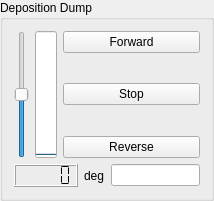
        <widget class="QGroupBox" name="groupBox_10">
         <property name="geometry">
          <rect>
           <x>691</x>
           <y>338</y>
           <width>214</width>
           <height>201</height>
          </rect>
         </property>
         <property name="sizePolicy">
          <sizepolicy hsizetype="Preferred" vsizetype="Preferred">
           <horstretch>1</horstretch>
           <verstretch>1</verstretch>
          </sizepolicy>
         </property>
         <property name="focusPolicy">
          <enum>Qt::NoFocus</enum>
         </property>
         <property name="title">
          <string>Deposition Dump</string>
         </property>
         <layout class="QVBoxLayout" name="verticalLayout_18">
          <item>
           <layout class="QHBoxLayout" name="horizontalLayout_18">
            <item>
             <widget class="QSlider" name="slider_DepositionDump">
              <property name="focusPolicy">
               <enum>Qt::NoFocus</enum>
              </property>
              <property name="minimum">
               <number>-100</number>
              </property>
              <property name="maximum">
               <number>100</number>
              </property>
              <property name="value">
               <number>0</number>
              </property>
              <property name="orientation">
               <enum>Qt::Vertical</enum>
              </property>
             </widget>
            </item>
            <item>
             <widget class="QProgressBar" name="progressBar_DepositionDump">
              <property name="focusPolicy">
               <enum>Qt::NoFocus</enum>
              </property>
              <property name="layoutDirection">
               <enum>Qt::LeftToRight</enum>
              </property>
              <property name="maximum">
               <number>90</number>
              </property>
              <property name="value">
               <number>0</number>
              </property>
              <property name="textVisible">
               <bool>true</bool>
              </property>
              <property name="orientation">
               <enum>Qt::Vertical</enum>
              </property>
              <property name="textDirection">
               <enum>QProgressBar::TopToBottom</enum>
              </property>
             </widget>
            </item>
            <item>
             <layout class="QVBoxLayout" name="verticalLayout_37">
              <item>
               <widget class="QPushButton" name="pushButton_DepositionDumpDump">
                <property name="focusPolicy">
                 <enum>Qt::NoFocus</enum>
                </property>
                <property name="text">
                 <string>Forward</string>
                </property>
               </widget>
              </item>
              <item>
               <spacer name="verticalSpacer_4">
                <property name="orientation">
                 <enum>Qt::Vertical</enum>
                </property>
                <property name="sizeHint" stdset="0">
                 <size>
                  <width>20</width>
                  <height>40</height>
                 </size>
                </property>
               </spacer>
              </item>
              <item>
               <widget class="QPushButton" name="pushButton_DepositionDumpStop">
                <property name="focusPolicy">
                 <enum>Qt::NoFocus</enum>
                </property>
                <property name="text">
                 <string>Stop</string>
                </property>
               </widget>
              </item>
              <item>
               <spacer name="verticalSpacer_9">
                <property name="focusPolicy">
                 <enum>Qt::NoFocus</enum>
                </property>
                <property name="orientation">
                 <enum>Qt::Vertical</enum>
                </property>
                <property name="sizeHint" stdset="0">
                 <size>
                  <width>20</width>
                  <height>40</height>
                 </size>
                </property>
               </spacer>
              </item>
              <item>
               <widget class="QPushButton" name="pushButton_DepositionDumpStore">
                <property name="focusPolicy">
                 <enum>Qt::NoFocus</enum>
                </property>
                <property name="text">
                 <string>Reverse</string>
                </property>
               </widget>
              </item>
             </layout>
            </item>
           </layout>
          </item>
          <item>
           <layout class="QHBoxLayout" name="horizontalLayout_19">
            <item>
             <widget class="QLCDNumber" name="lcdNumber_DepositionDump">
              <property name="focusPolicy">
               <enum>Qt::NoFocus</enum>
              </property>
              <property name="smallDecimalPoint">
               <bool>false</bool>
              </property>
              <property name="segmentStyle">
               <enum>QLCDNumber::Flat</enum>
              </property>
              <property name="value" stdset="0">
               <double>0.000000000000000</double>
              </property>
             </widget>
            </item>
            <item>
             <widget class="QLabel" name="label_17">
              <property name="focusPolicy">
               <enum>Qt::NoFocus</enum>
              </property>
              <property name="text">
               <string>deg</string>
              </property>
             </widget>
            </item>
            <item>
             <widget class="IntEdit" name="lineEdit_DepositionDump"/>
            </item>
           </layout>
          </item>
         </layout>
        </widget>
